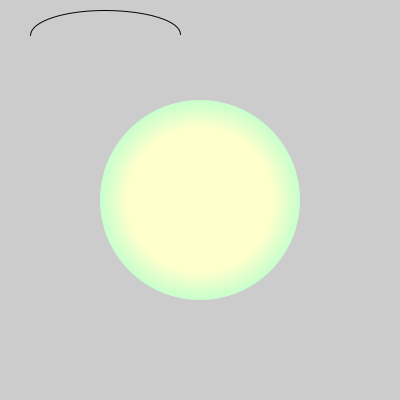
Frame 1 (no input)
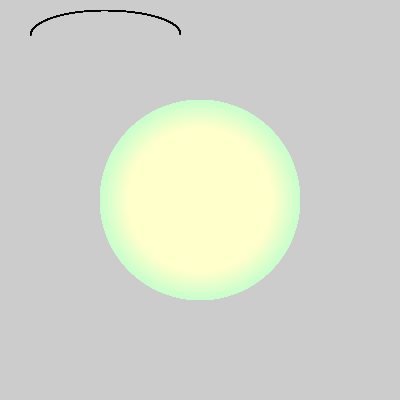
Frame 60 (the mouse pressed at the canvas centre just before this capture)
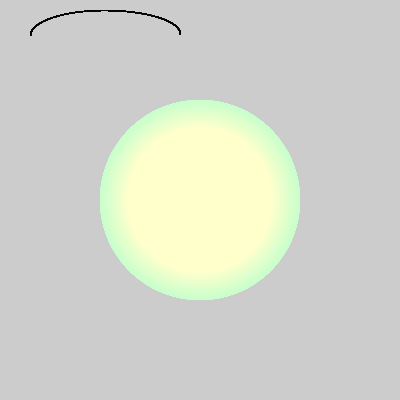
Frame 120 (the mouse held since frame 60 and released just before this capture)

The Processing sketch that drew these frames (run headless with seeded random() and noise(); from frame 60 on, the mouse is pressed at the canvas centre):

// Processing sketch: sketch_161004a
// ── sketch_161004a.pde
void setup() {
  size(400, 400);


}

void draw() {
  
  noStroke();
  for (int i = 100; i < 255; i++) {
    fill(float(i)*2, 255, 204);
    ellipse(200, 200, 400-(2*i), 400-(2*i));
  }
  noFill();
  stroke(3);
   arc(105, 35, 150, 50, -PI, 0);  // upper half of circle
}
